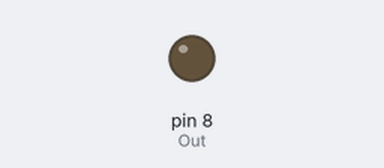
Bench run of a sketch on a simulated Arduino Uno, built with avr-gcc and run on an emulated ATmega328P. Shown: output pins drawn as LEDs (lit = HIGH). Dashed ring = blinking. Pins used as bus, display or sensor lines are not drawn; what the sketch prints to the serial monitor is not drawn.

Above: at 0.5 s.
At 2.13 s:
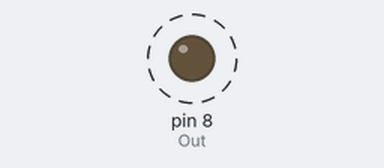
Timing chart, 0 to 3.0 s (numbered marks = the images above):
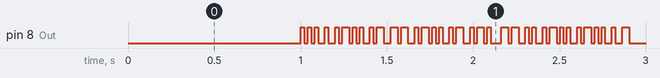

Measured:
- by itself, pin 8 (Out): alternates HIGH for 0.02 s and LOW for 0.02 s, 70 changes in all, then stays LOW

The sketch:

morse.ino
```cpp
#define Out 8
#define CLOCK_PULSE 2
#define dot 20 //microsec if micro 1 else ms
#define micro 0


short a[2] = {1,2};
short b[4] = {2,1,1,1};
short c[4] = {2,1,2,1};
short d[3] = {2,1,1};
short e[1] = {1};
short f[4] = {1,1,2,1};
short g[3] = {2,2,1};
short h[4] = {1,1,1,1};
short i[2] = {1,1};
short j[4] = {1,2,2,2};
short k[3] = {2,1,2};
short l[4] = {1,2,1,1};
short m[2] = {2,2};
short n[2] = {2,1};
short o[3] = {2,2,2};
short p[4] = {1,2,2,1};
short r[3] = {1,2,1};
short s[3] = {1,1,1};
short t[1] = {2};
short u[3] = {1,1,2};
short v[4] = {1,1,1,2};
short y[4] = {2,1,2,2};
short z[4] = {2,2,1,1};

struct Array{
    short *arr;
    short size;
    char val;
};

struct TrieNode{
    char val;
    struct TrieNode* left;
    struct TrieNode* right;

};

struct Letter{
    short value; // for shorts 1 for longs 2 (_:2,.:1)
    struct Letter* next;
};

struct Word{
    struct Word* next;
    struct Letter* letter_head;
};

struct Sequence{
    struct Sequence* next;
    struct Word* head;
};

struct Array* getArray(char letter){
    struct Array* array = (struct Array*)malloc(sizeof(struct Array));
    array->arr = NULL;
    array->size = 0;
    array->val = NULL;
    switch (letter) {
        case 'a':
            array->arr = a;
            array->size = sizeof(a)/sizeof(short );
            array->val = 'a';
            break;
        case 'b':
            array->arr = b;
            array->size = sizeof(b)/sizeof(short );
            array->val = 'b';
            break;
        case 'c':
            array->arr = c;
            array->size = sizeof(c)/sizeof(short );
            array->val = 'c';
            break;
        case 'd':
            array->arr = d;
            array->size = sizeof(d)/sizeof(short );
            array->val = 'd';
            break;
        case 'e':
            array->arr = e;
            array->size = sizeof(e)/sizeof(short );
            array->val = 'e';

            break;
        case 'f':
            array->arr = f;
            array->size = sizeof(f)/sizeof(short );
            array->val = 'f';

            break;
        case 'g':
            array->arr = g;
            array->size = sizeof(g)/sizeof(short );
            array->val = 'g';

            break;
        case 'h':
            array->arr = h;
            array->size = sizeof(h)/sizeof(short );
            array->val = 'h';

            break;
        case 'i':
            array->arr = i;
            array->size = sizeof(i)/sizeof(short );
            array->val = 'i';

            break;
        case 'j':
            array->arr = j;
            array->size = sizeof(j)/sizeof(short );
            array->val = 'j';

            break;
        case 'k':
            array->arr = k;
            array->size = sizeof(k)/sizeof(short );
            array->val = 'k';

            break;
        case 'l':
            array->arr = l;
            array->size = sizeof(l)/sizeof(short );
            array->val = 'l';

            break;
        case 'm':
            array->arr = m;
            array->size = sizeof(m)/sizeof(short );
            array->val = 'm';

            break;
        case 'n':
            array->arr = n;
            array->size = sizeof(n)/sizeof(short );
            array->val = 'n';

            break;
        case 'o':
            array->arr = o;
            array->size = sizeof(o)/sizeof(short );
            array->val = 'o';

            break;
        case 'p':
            array->arr = p;
            array->size = sizeof(p)/sizeof(short );

            array->val = 'p';

            break;
        case 'r':
            array->arr = r;
            array->size = sizeof(r)/sizeof(short );
            array->val = 'r';

            break;
        case 's':
            array->arr = s;
            array->size = sizeof(s)/sizeof(short );
            array->val = 's';

            break;
        case 't':
            array->arr = t;
            array->size = sizeof(t)/sizeof(short );

            array->val = 't';

            break;
        case 'u':
            array->arr = u;
            array->size = sizeof(u)/sizeof(short );
            array->val = 'u';

            break;
        case 'v':
            array->arr = v;
            array->size = sizeof(v)/sizeof(short );
            array->val = 'v';

            break;
        case 'y':
            array->arr = y;
            array->size = sizeof(y)/sizeof(short );
            array->val = 'y';

            break;
        case 'z':
            array->arr = z;
            array->size = sizeof(z)/sizeof(short );
            array->val = 'z';

            break;

    }
    return array;

}

struct TrieNode* insertTrie(struct TrieNode** root,struct Array* array){
    struct TrieNode* pointer = *root;
    for(int i = 0; i < array->size;i++){
        if(*(array->arr+i) == 1){
            //left
            if(pointer->left == NULL){
                struct TrieNode* tmp = (struct TrieNode*) malloc(sizeof(struct TrieNode));
                tmp->left = NULL;
                tmp->right =NULL;
                tmp->val =NULL;
                pointer->left = tmp;
            }
            pointer = pointer->left;
        }
        else{
            if(pointer->right == NULL){
                struct TrieNode* tmp = (struct TrieNode*) malloc(sizeof(struct TrieNode));
                tmp->left = NULL;
                tmp->right =NULL;
                tmp->val =NULL;
                pointer->right = tmp;
            }
            pointer = pointer->right;
        }

    }
    pointer->val = array->val;
    return *root;


}

struct TrieNode* initTrie(){

    char alpha[24] = "abcdefghijklmnoprstuvyz";
    struct TrieNode* root = (struct TrieNode*) malloc(sizeof(struct TrieNode));
    root->val = NULL;
    root->left=NULL;
    root->right=NULL;
    for(int i = 0; i <24;i++){
        struct Array* array = getArray(alpha[i]);
        root = insertTrie(&root,array);
        free(array);
    }
    return root;


}

int isEmpty(struct Sequence* sequence){
    if(sequence->head == NULL) return 1;
    else return 0;
}

struct Sequence* enqueue(struct Sequence* sequence,struct Word* word_head){
    if(isEmpty(sequence)){
        sequence->head = word_head;
    }
    else{
        struct Sequence* pointer = sequence;
        while(pointer->next != NULL){
            pointer = pointer->next;
        }

        struct Sequence* seq = (struct Sequence*) malloc(sizeof(struct Sequence));
        seq->next = NULL;
        seq->head = word_head;
        pointer->next = seq;
    }

    return sequence;
}


struct Letter* enqueueLetter(struct Letter* head,struct Letter* let){
    struct Letter* pointer = head;
    while(pointer->next != NULL){
        pointer = pointer->next;
    }
    pointer->next = let;
    return head;
}


struct Letter* getLetter(char letter){

    // size of an array is sizeof(arr)/sizeof(arr[0])
    struct Array* array = getArray(letter);


    //printf("%d\n\n",*(array->arr+1));
    //printf("%d\n\n",*(a+1));
   //

    struct Letter* head = malloc(sizeof(struct Letter));
    head->next = NULL;
    //printf("%d",&arr[0]);
    head->value = *(array->arr);
    for(int i = 1; i < array->size;i++){
        struct Letter* let = malloc(sizeof(struct Letter));
        let->next = NULL;
        let->value = *(array->arr+i);
        head = enqueueLetter(head,let);
    }
    free(array);
    return head;

}

struct Word* enqueueWord(struct Word* head,struct Word* word){
    struct Word* pointer = head;
    while(pointer->next != NULL){
        pointer = pointer->next;
    }
    pointer->next = word;
    return head;
}


struct Word* createWord(char *words){// maximum amount of letter that a word can have 20 we need to change this


    struct Word* head = malloc(sizeof(struct Word));
    head->next = NULL;
    head->letter_head = getLetter(words[0]);
    for(int i = 1; i < 20;i++){
        if(words[i] == '\000'){
            break;
        }
        struct Word* word = malloc(sizeof(struct Word));
        word->next = NULL;
        word->letter_head = getLetter(words[i]);
        head = enqueueWord(head,word);

    }

    return head;

}


struct Sequence* createSequence(char message[27]){
    struct Sequence* head = (struct Sequence*) malloc(sizeof(struct Sequence));
    head->next = NULL;
    head->head = NULL;

    int point = -1;

    char* word;
    for(int i = 0 ; i < 27;i++){
        if(message[i] == '\000'){

            word = (char*) calloc((i-point)*sizeof( char),1);
            for(int x= point+1;x <i;x++){
                word[x-(point+1)] = message[x];

            }
            head = enqueue(head, createWord(word));
            free(word);
            break;
        }
        if(message[i] == 0x20){
            word = (char*) calloc((i-point)*sizeof(char ),1);
            for(int x= point+1;x <i;x++){
                word[x-(point+1)] = message[x];

            }

            head = enqueue(head, createWord(word));
            point = i;
            free(word);

        }

    }

    return head;

}
int isEqual(struct Letter* letter1, struct Letter* letter2){
    struct Letter* pointer1 = letter1;
    struct Letter* pointer2 = letter2;

    while (pointer1 != NULL || pointer2 != NULL){
        if(pointer1->value != pointer2->value) break;
        else{
            pointer1 = pointer1->next;
            pointer2 = pointer2->next;
        }
    }
}

/*
struct TrieNode* printTrie(struct TrieNode* node,short val){
    if(val==1){
        return node->left;
    }
    else{
        return node->right;
    }
}
*/

void printLetter(struct Letter* letter_head,struct TrieNode* root){
    struct Letter* pointer = letter_head;
    //struct TrieNode* temp = root;
    while (pointer != NULL){
        //set high the outpin
        //delay the value of pointer
        //set low the outpin
        //printf("%s",pointer->value == 1 ? "." : "_");
        Serial.print(pointer->value == 1 ? "." : "_");
        if(pointer->value == 1){
          /*
          */


         if(micro == 1){
          digitalWrite(Out,HIGH);
          delayMicroseconds(dot/2);
          digitalWrite(CLOCK_PULSE,HIGH);
          delayMicroseconds(dot/2);
          digitalWrite(CLOCK_PULSE,LOW);
          digitalWrite(Out,LOW);
         }
         else{
          digitalWrite(Out,HIGH);
          delay(dot/2);
          digitalWrite(CLOCK_PULSE,HIGH);
          delay(dot/2);
          digitalWrite(CLOCK_PULSE,LOW);
          digitalWrite(Out,LOW);
         }
        }
        else{
          //tre always 2 time of dot
          /*
          */


          if(micro==1){
            digitalWrite(Out,HIGH);
          delayMicroseconds(dot/2);
          digitalWrite(CLOCK_PULSE,HIGH);
          delayMicroseconds(dot/2);
          digitalWrite(CLOCK_PULSE,LOW);
          delayMicroseconds(dot/2);
          digitalWrite(CLOCK_PULSE,HIGH);
          delayMicroseconds(dot/2);
          digitalWrite(CLOCK_PULSE,LOW);
          digitalWrite(Out,LOW);
          }

          else{
            digitalWrite(Out,HIGH);
          delay(dot/2);
          digitalWrite(CLOCK_PULSE,HIGH);
          delay(dot/2);
          digitalWrite(CLOCK_PULSE,LOW);
          delay(dot/2);
          digitalWrite(CLOCK_PULSE,HIGH);
          delay(dot/2);
          digitalWrite(CLOCK_PULSE,LOW);
          digitalWrite(Out,LOW);
          }

        }
        //temp= printTrie(temp,pointer->value);
        pointer = pointer->next;
        //delay(letterRest);
        /*
        */


        if(micro==1){
          delayMicroseconds(dot/2);
        digitalWrite(CLOCK_PULSE,HIGH);
        delayMicroseconds(dot/2);
        digitalWrite(CLOCK_PULSE,LOW);
        }

        else{
          delay(dot/2);
        digitalWrite(CLOCK_PULSE,HIGH);
        delay(dot/2);
        digitalWrite(CLOCK_PULSE,LOW);
        }


    }
    //printf("%c",temp->val);
}

void printWord(struct  Word* word_head,struct TrieNode* root){
    struct Word* pointer = word_head;
    while (pointer != NULL){
        printLetter(pointer->letter_head,root);
        //printf(" ");
        Serial.print(" ");

        //delay of 1 sec
        pointer = pointer->next;
        //delay(wordRest-letterRest);
        /*
        */

        if(micro==1){

        delayMicroseconds(dot/2);
        digitalWrite(CLOCK_PULSE,HIGH);
        delayMicroseconds(dot/2);
        digitalWrite(CLOCK_PULSE,LOW);

          }

          else{
            delay(dot/2);
        digitalWrite(CLOCK_PULSE,HIGH);
        delay(dot/2);
        digitalWrite(CLOCK_PULSE,LOW);
          }


    }
}


void printSequence(struct Sequence* sequence_head,struct TrieNode* root){
    struct Sequence* pointer = sequence_head;
    while (pointer != NULL){
        printWord(pointer->head,root);

        Serial.print(" ");
        //printf("  ");
        //delay of 2 sec

        pointer = pointer->next;
        //delay(wordRest+letterRest);
        /*
        */


        if(micro==1){
          delayMicroseconds(dot/2);
        digitalWrite(CLOCK_PULSE,HIGH);
        delayMicroseconds(dot/2);
        digitalWrite(CLOCK_PULSE,LOW);
        }

        else{
          delay(dot/2);
        digitalWrite(CLOCK_PULSE,HIGH);
        delay(dot/2);
        digitalWrite(CLOCK_PULSE,LOW);
        }


    }
}

//struct TrieNode* pointer; //for receiver
struct TrieNode* TrieRoot;
struct Sequence* sequence;
int repeat = 0;


void setup() {
  // put your setup code here, to run once:
  char c[27]= "selamlar millet";
  sequence = createSequence(c);
  //TrieRoot = initTrie(); //for receiver
  //pointer = TrieRoot;
  pinMode(Out,OUTPUT);
  pinMode(CLOCK_PULSE,OUTPUT);
  Serial.begin(9600);

}

void loop() {
  // put your main code here, to run repeatedly:
  Serial.println("");
  delay(1000);
  for(;repeat < 1;repeat++){
    printSequence(sequence,TrieRoot);
    digitalWrite(CLOCK_PULSE,HIGH);
    digitalWrite(CLOCK_PULSE,LOW);
  }


}
```
